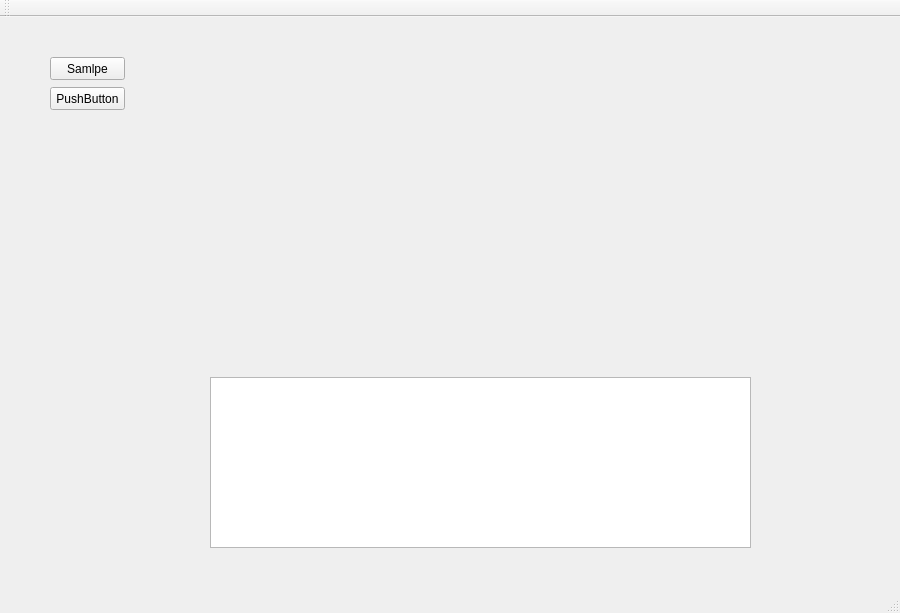
<?xml version="1.0" encoding="UTF-8"?>
<ui version="4.0">
 <class>MainWindow</class>
 <widget class="QMainWindow" name="MainWindow">
  <property name="geometry">
   <rect>
    <x>0</x>
    <y>0</y>
    <width>900</width>
    <height>613</height>
   </rect>
  </property>
  <property name="windowTitle">
   <string>MainWindow</string>
  </property>
  <widget class="QWidget" name="centralWidget">
   <widget class="QTextBrowser" name="log_tb">
    <property name="geometry">
     <rect>
      <x>210</x>
      <y>360</y>
      <width>541</width>
      <height>171</height>
     </rect>
    </property>
   </widget>
   <widget class="QPushButton" name="sample_btn">
    <property name="geometry">
     <rect>
      <x>50</x>
      <y>40</y>
      <width>75</width>
      <height>23</height>
     </rect>
    </property>
    <property name="text">
     <string>Samlpe</string>
    </property>
   </widget>
   <widget class="QPushButton" name="playback_btn">
    <property name="geometry">
     <rect>
      <x>50</x>
      <y>70</y>
      <width>75</width>
      <height>23</height>
     </rect>
    </property>
    <property name="text">
     <string>PushButton</string>
    </property>
   </widget>
   <widget class="QCustomPlot" name="wave_wdt" native="true">
    <property name="geometry">
     <rect>
      <x>230</x>
      <y>110</y>
      <width>512</width>
      <height>201</height>
     </rect>
    </property>
    <property name="minimumSize">
     <size>
      <width>512</width>
      <height>0</height>
     </size>
    </property>
   </widget>
  </widget>
  <widget class="QMenuBar" name="menuBar">
   <property name="geometry">
    <rect>
     <x>0</x>
     <y>0</y>
     <width>900</width>
     <height>23</height>
    </rect>
   </property>
  </widget>
  <widget class="QToolBar" name="mainToolBar">
   <attribute name="toolBarArea">
    <enum>TopToolBarArea</enum>
   </attribute>
   <attribute name="toolBarBreak">
    <bool>false</bool>
   </attribute>
  </widget>
  <widget class="QStatusBar" name="statusBar"/>
 </widget>
 <layoutdefault spacing="6" margin="11"/>
 <customwidgets>
  <customwidget>
   <class>QCustomPlot</class>
   <extends>QWidget</extends>
   <header location="global">qcustomplot.h</header>
   <container>1</container>
  </customwidget>
 </customwidgets>
 <resources/>
 <connections/>
</ui>
